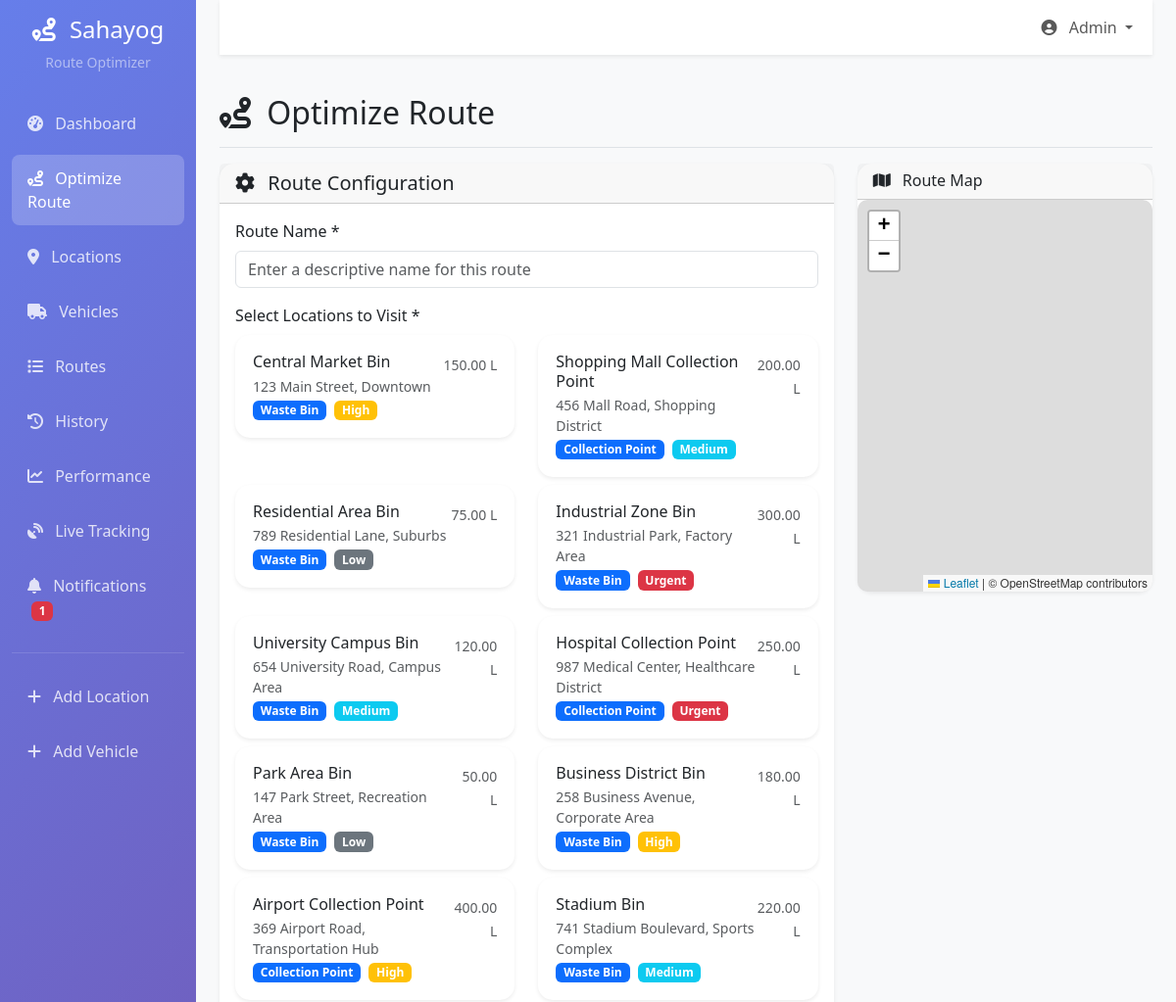
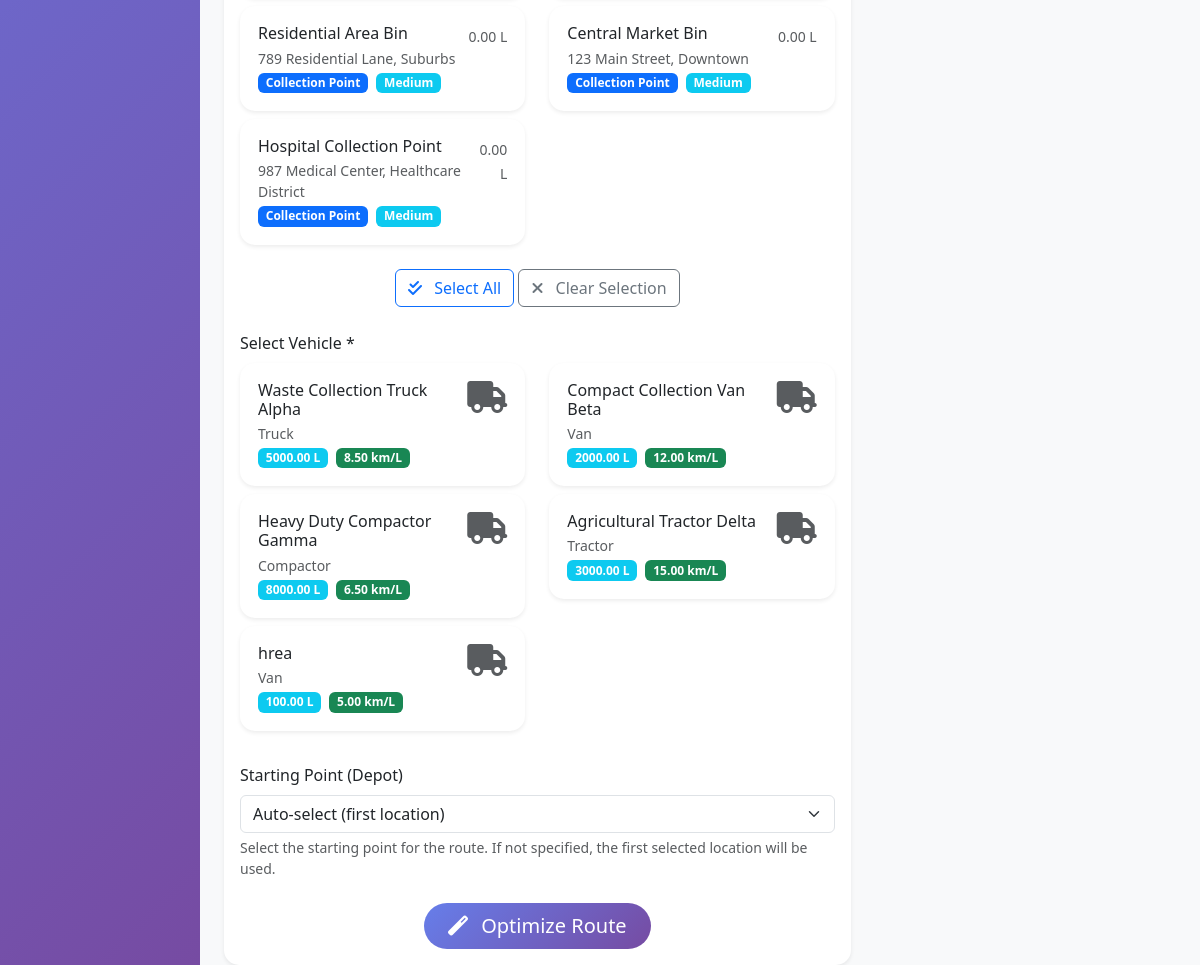
Page /route-optimizer/optimize/ on the committed database (2 pictures, top to bottom).
### route_optimizer/models.py (models this page shows, shortened)
class Location(models.Model):
    name = models.CharField(max_length=200)
    address = models.TextField()
    latitude = models.DecimalField(max_digits=9, decimal_places=6)
    longitude = models.DecimalField(max_digits=9, decimal_places=6)
    location_type = models.CharField(max_length=50, choices=[
        ('bin', 'Waste Bin'),
        ('collection_point', 'Collection Point'),
        ('depot', 'Depot'),
        ('landfill', 'Landfill'),
    ])
    priority = models.CharField(max_length=20, choices=[
        ('low', 'Low'),
        ('medium', 'Medium'),
        ('high', 'High'),
        ('urgent', 'Urgent'),
    ], default='medium')
    estimated_waste_volume = models.DecimalField(
        max_digits=8,
        decimal_places=2,
        default=0,
        help_text="Estimated waste volume in liters"
    )
    is_active = models.BooleanField(default=True)
    created_at = models.DateTimeField(auto_now_add=True)
    updated_at = models.DateTimeField(auto_now=True)
    class Meta:
        db_table = 'locations'
        indexes = [
            models.Index(fields=['location_type', 'is_active']),
            models.Index(fields=['priority']),
        ]

class Vehicle(models.Model):
    name = models.CharField(max_length=200)
    vehicle_type = models.CharField(max_length=50, choices=[
        ('truck', 'Truck'),
        ('van', 'Van'),
        ('tractor', 'Tractor'),
        ('compactor', 'Compactor'),
    ])
    capacity = models.DecimalField(
        max_digits=8,
        decimal_places=2,
        help_text="Capacity in liters"
    )
    fuel_efficiency = models.DecimalField(
        max_digits=5,
        decimal_places=2,
        help_text="Fuel efficiency in km/l"
    )
    current_latitude = models.DecimalField(max_digits=9, decimal_places=6, blank=True, null=True)
    current_longitude = models.DecimalField(max_digits=9, decimal_places=6, blank=True, null=True)
    is_available = models.BooleanField(default=True)
    created_at = models.DateTimeField(auto_now_add=True)
    updated_at = models.DateTimeField(auto_now=True)
    class Meta:
        db_table = 'vehicles'
        indexes = [
            models.Index(fields=['vehicle_type', 'is_available']),
        ]

### route_optimizer/views.py (the view, shortened to what this page needs)
# urls.py: path('optimize/', views.optimize_route, name='optimize_route'),
def optimize_route(request):
    locations_list = Location.objects.filter(is_active=True)
    vehicles_list = Vehicle.objects.filter(is_available=True)
    context = {
        'locations': locations_list,
        'vehicles': vehicles_list,
    }
    return render(request, 'route_optimizer/optimize_route.html', context)

### route_optimizer/context_processors.py (called while the page is built)
def unread_notifications_count(request):
    try:
        count = Notification.objects.filter(is_read=False).count()
    except Exception:
        count = 0
    return {'unread_notifications_count': count}

### templates/route_optimizer/optimize_route.html (shortened to what this page needs)
{% extends 'base.html' %}
{% block content %}
<div class="d-flex justify-content-between flex-wrap flex-md-nowrap align-items-center pt-3 pb-2 mb-3 border-bottom">
    <h1 class="h2">
        <i class="fas fa-route me-2"></i>
        Optimize Route
    </h1>
</div>
<div class="row">
    <div class="col-lg-8">
        <div class="card">
            <div class="card-header">
                <h5 class="card-title mb-0">
                    <i class="fas fa-cog me-2"></i>
                    Route Configuration
                </h5>
            </div>
            <div class="card-body">
                <form id="optimizationForm">
                    <div class="mb-3">
                        <label for="routeName" class="form-label">Route Name *</label>
                        <input type="text" class="form-control" id="routeName" name="routeName"
                               placeholder="Enter a descriptive name for this route" required>
                    </div>
                    <div class="mb-4">
                        <label class="form-label">Select Locations to Visit *</label>
                        <div class="row" id="locationsContainer">
                            {% for location in locations %}
                            <div class="col-md-6 mb-2">
                                <div class="card location-card" data-location-id="{{ location.id }}" data-lat="{{ location.latitude }}" data-lng="{{ location.longitude }}">
                                    <div class="card-body p-3">
                                        <div class="d-flex justify-content-between align-items-start">
                                            <div>
                                                <h6 class="card-title mb-1">{{ location.name }}</h6>
                                                <p class="card-text small text-muted mb-1">{{ location.address }}</p>
                                                <div class="d-flex gap-2">
                                                    <span class="badge bg-primary">{{ location.get_location_type_display }}</span>
                                                    <span class="badge bg-{% if location.priority == 'urgent' %}danger{% elif location.priority == 'high' %}warning{% elif location.priority == 'medium' %}info{% else %}secondary{% endif %}">
                                                        {{ location.get_priority_display }}
                                                    </span>
                                                </div>
                                            </div>
                                            <div class="text-end">
                                                <small class="text-muted">{{ location.estimated_waste_volume }} L</small>
                                            </div>
                                        </div>
                                    </div>
                                </div>
                            </div>
                            {% endfor %}
                        </div>
                        <div class="text-center mt-3">
                            <button type="button" class="btn btn-outline-primary" id="selectAllLocations">
                                <i class="fas fa-check-double me-2"></i>
                                Select All
                            </button>
                            <button type="button" class="btn btn-outline-secondary" id="clearLocations">
                                <i class="fas fa-times me-2"></i>
                                Clear Selection
                            </button>
                        </div>
                    </div>
                    <div class="mb-4">
                        <label class="form-label">Select Vehicle *</label>
                        <div class="row" id="vehiclesContainer">
                            {% for vehicle in vehicles %}
                            <div class="col-md-6 mb-2">
                                <div class="card vehicle-card" data-vehicle-id="{{ vehicle.id }}">
                                    <div class="card-body p-3">
                                        <div class="d-flex justify-content-between align-items-start">
                                            <div>
                                                <h6 class="card-title mb-1">{{ vehicle.name }}</h6>
                                                <p class="card-text small text-muted mb-1">{{ vehicle.get_vehicle_type_display }}</p>
                                                <div class="d-flex gap-2">
                                                    <span class="badge bg-info">{{ vehicle.capacity }} L</span>
                                                    <span class="badge bg-success">{{ vehicle.fuel_efficiency }} km/L</span>
                                                </div>
                                            </div>
                                            <div class="text-center">
                                                <i class="fas fa-truck fa-2x text-muted"></i>
                                            </div>
                                        </div>
                                    </div>
                                </div>
                            </div>
                            {% endfor %}
                        </div>
                    </div>
                    <div class="mb-4">
                        <label for="depotLocation" class="form-label">Starting Point (Depot)</label>
                        <select class="form-select" id="depotLocation" name="depotLocation">
                            <option value="">Auto-select (first location)</option>
                        </select>
                        <div class="form-text">Select the starting point for the route. If not specified, the first selected location will be used.</div>
                    </div>
                    <div class="text-center">
                        <button type="submit" class="btn btn-primary btn-lg" id="optimizeBtn">
                            <i class="fas fa-magic me-2"></i>
                            Optimize Route
                        </button>
                    </div>
                </form>
            </div>
        </div>
    </div>
    <div class="col-lg-4">
        <div class="card mb-4">
            <div class="card-header">
                <h6 class="card-title mb-0">
                    <i class="fas fa-map me-2"></i>
                    Route Map
                </h6>
            </div>
            <div class="card-body p-0">
                <div id="routeMap" class="map-container"></div>
            </div>
        </div>
    </div>
</div>
{% endblock %}

### templates/base.html (style rules this page uses)
.card { border: none; border-radius: 15px; box-shadow: 0 0.125rem 0.25rem rgba(0, 0, 0, 0.075); transition: transform 0.2s ease; }
.btn-primary { background: linear-gradient(135deg, #667eea 0%, #764ba2 100%); border: none; border-radius: 25px; padding: 0.5rem 1.5rem; }

### templates/route_optimizer/optimize_route.html (style rules this page uses)
.location-card { cursor: pointer; transition: all 0.3s ease; border: 2px solid transparent; }
.vehicle-card { cursor: pointer; transition: all 0.3s ease; border: 2px solid transparent; }
.map-container { height: 400px; border-radius: 10px; overflow: hidden; }

### rows in the picture
Location: name "Central Market Bin", address "123 Main Street, Downtown", location_type "Waste Bin", priority "High", estimated_waste_volume "150.00"
Location: name "Shopping Mall Collection Point", address "456 Mall Road, Shopping District", location_type "Collection Point", priority "Medium", estimated_waste_volume "200.00"
Location: name "Residential Area Bin", address "789 Residential Lane, Suburbs", location_type "Waste Bin", priority "Low", estimated_waste_volume "75.00"
Location: name "Industrial Zone Bin", address "321 Industrial Park, Factory Area", location_type "Waste Bin", priority "Urgent", estimated_waste_volume "300.00"
Location: name "University Campus Bin", address "654 University Road, Campus Area", location_type "Waste Bin", priority "Medium", estimated_waste_volume "120.00"
Location: name "Hospital Collection Point", address "987 Medical Center, Healthcare District", location_type "Collection Point", priority "Urgent", estimated_waste_volume "250.00"
Location: name "Park Area Bin", address "147 Park Street, Recreation Area", location_type "Waste Bin", priority "Low", estimated_waste_volume "50.00"
Location: name "Business District Bin", address "258 Business Avenue, Corporate Area", location_type "Waste Bin", priority "High", estimated_waste_volume "180.00"
Location: name "Airport Collection Point", address "369 Airport Road, Transportation Hub", location_type "Collection Point", priority "High", estimated_waste_volume "400.00"
Location: name "Stadium Bin", address "741 Stadium Boulevard, Sports Complex", location_type "Waste Bin", priority "Medium", estimated_waste_volume "220.00"
Location: name "Residential Area Bin", address "789 Residential Lane, Suburbs", location_type "Collection Point", priority "Medium", estimated_waste_volume "0.00"
Location: name "Central Market Bin", address "123 Main Street, Downtown", location_type "Collection Point", priority "Medium", estimated_waste_volume "0.00"
Location: name "Hospital Collection Point", address "987 Medical Center, Healthcare District", location_type "Collection Point", priority "Medium", estimated_waste_volume "0.00"
Vehicle: name "Waste Collection Truck Alpha", vehicle_type "Truck", capacity "5000.00", fuel_efficiency "8.50"
Vehicle: name "Compact Collection Van Beta", vehicle_type "Van", capacity "2000.00", fuel_efficiency "12.00"
Vehicle: name "Heavy Duty Compactor Gamma", vehicle_type "Compactor", capacity "8000.00", fuel_efficiency "6.50"
Vehicle: name "Agricultural Tractor Delta", vehicle_type "Tractor", capacity "3000.00", fuel_efficiency "15.00"
Vehicle: name "hrea", vehicle_type "Van", capacity "100.00", fuel_efficiency "5.00"

### other values in the picture
{{ unread_notifications_count }} "1"
